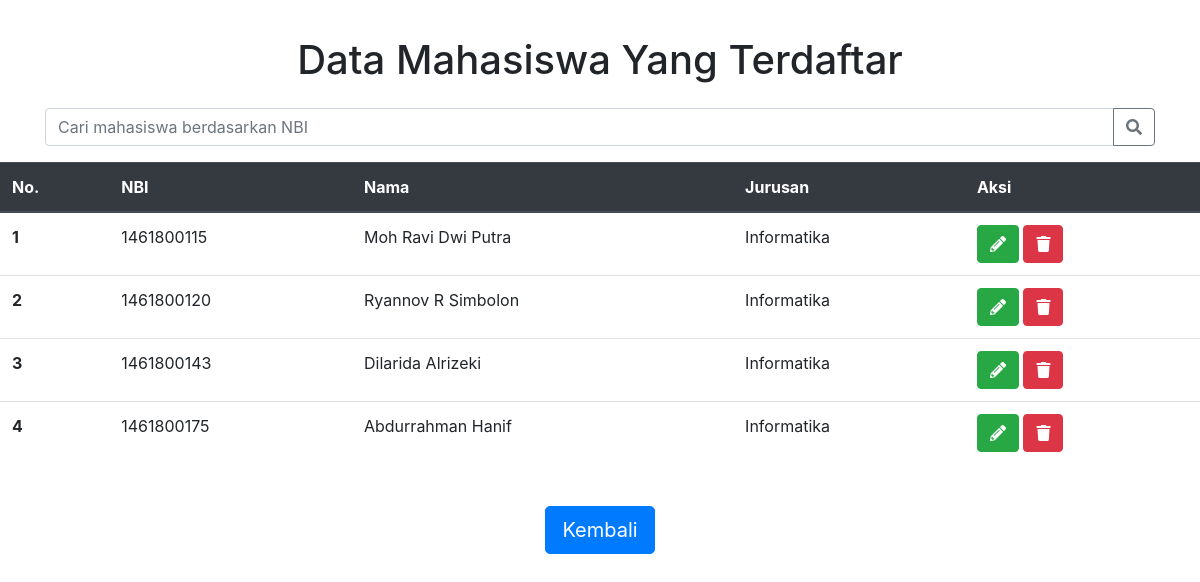
The app's page /index.php/cek with its own data.
### tables this page shows
CREATE TABLE `pendaftaran` (
  `nbi` int(11) NOT NULL,
  `nama` varchar(50) NOT NULL,
  `jenis_kelamin` char(1) NOT NULL,
  `tanggal_lahir` varchar(25) NOT NULL,
  `alamat` varchar(250) NOT NULL,
  `jurusan` varchar(50) NOT NULL,
  `fakultas` varchar(50) NOT NULL,
  `nohp` int(13) NOT NULL,
  `motivasi` varchar(250) NOT NULL
);

### application/controllers/Cek.php (called while the page is built, shortened)
<?php
class Cek extends CI_Controller {
	public function __construct()
	{
		$this->load->model('M_home');
	}
	public function index()
	{
		$keyword = $this->input->post('nbi');
		$data['getAll'] = $this->M_home->getAll($keyword)->result();
		$this->load->view('v_views', $data);
	}
}

### index.php (called while the page is built, shortened)
<?php
require_once BASEPATH.'core/CodeIgniter.php';

### application/models/M_home.php (called while the page is built, shortened)
<?php
class M_home extends CI_Model {
	public function __construct()
	{
		$this->table_name = "pendaftaran";
		$this->primary_key = "nbi";
	}
	public function getAll($keyword)
	{
		$this->db->order_by($this->primary_key, 'ASC');
		$this->db->like($this->primary_key, $keyword);
		return $this->db->get($this->table_name);
	}
}

### application/views/v_views.php (the view, shortened to what this page needs)
<!DOCTYPE html>
<html>
<head>
  	<link rel="stylesheet" href="<?php echo base_url(); ?>assets/main/bootstrap.min.css" type="text/css">
  	<link rel="stylesheet" href="<?php echo base_url(); ?>assets/main/custom.css" type="text/css">
  	<link rel="stylesheet" href="https://cdnjs.cloudflare.com/ajax/libs/font-awesome/5.11.2/css/all.css"
>
</head>
<body>
	<h1>Data Mahasiswa Yang Terdaftar</h1>
	  <form action="<?php echo site_url('cek') ?>" method="post">
	  <div class="input-group mb-3 container">
	    <input type="text" class="form-control" placeholder="Cari mahasiswa berdasarkan NBI" name="nbi">
	    <div class="input-group-append">
	      <button class="btn btn-outline-secondary" type="submit"><i class="fas fa-search"></i></button>
	    </div>
	  </div>
	</form>
  <div class="vertical-scroll">
    <table class="table table-hover">
      <thead class="thead-dark">
        <tr>
          <th scope="col">No.</th>
          <th scope="col">NBI</th>
          <th scope="col">Nama</th>
          <th scope="col">Jurusan</th>
          <th scope="col">Aksi</th>
        </tr>
      </thead>
      <tbody>
      	<?php $no = 1; foreach ($getAll as $key): ?>
        <tr>
          <th scope="row"><?php echo $no++ ?></th>
          <td><?php echo $key->nbi; ?></td>
          <td><?php echo $key->nama; ?></td>
          <td><?php echo $key->jurusan; ?></td>
          <td>
          	<a href="<?php echo site_url('edit/index/'.$key->nbi) ?>" class="btn btn-success" title="Edit"><i class="fas fa-pencil-alt"></i></a>
          	<button type="button" data-id="<?php echo site_url('delete/index/'.$key->nbi) ?>" class="btn btn-danger" title="Hapus" data-toggle="modal" data-target="#popup_<?php echo $no; ?>"><i class="fas fa-trash"></i></button>
          </td>
        </tr>
        <?php endforeach ?>
      </tbody>
    </table>
  </div>
  <div class="custombtn">
    <a href="<?php echo site_url() ?>" class="btn btn-primary btn-lg">Kembali</a>
  </div>
</body>
</html>

### assets/main/custom.css (style rules this page uses)
h1 { text-align: center; margin-top: 3%; }
.vertical-scroll { max-height: 350px; width: 100%; overflow: auto; display: inline-block; }
.custombtn { text-align: center; margin-top: 20px; }
.container { margin-top: 2%; }

### records on screen
pendaftaran: nbi "1461800115", nama "Moh Ravi Dwi Putra", jurusan "Informatika"
pendaftaran: nbi "1461800120", nama "Ryannov R Simbolon", jurusan "Informatika"
pendaftaran: nbi "1461800143", nama "Dilarida Alrizeki", jurusan "Informatika"
pendaftaran: nbi "1461800175", nama "Abdurrahman Hanif", jurusan "Informatika"
